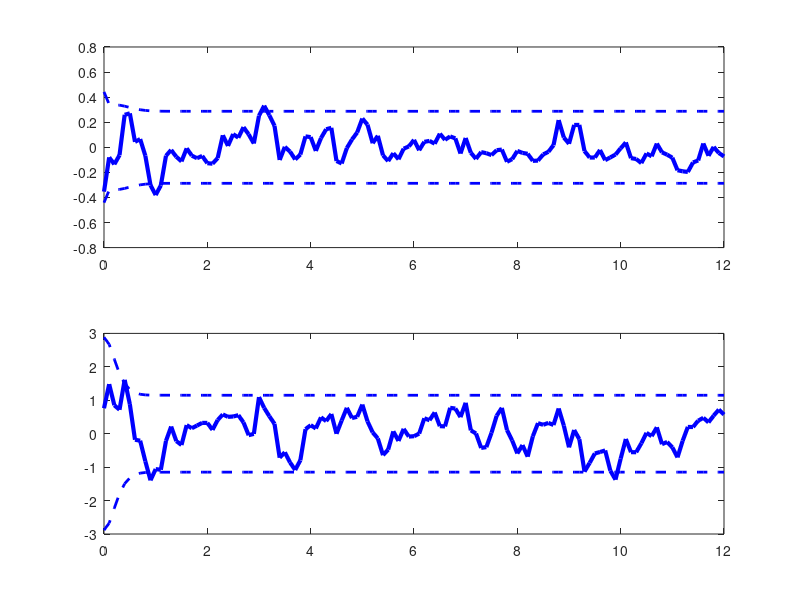
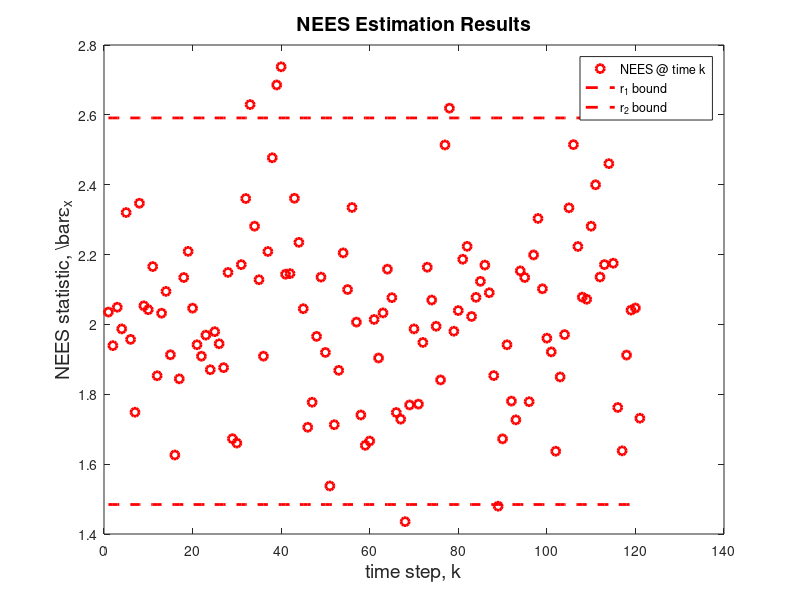
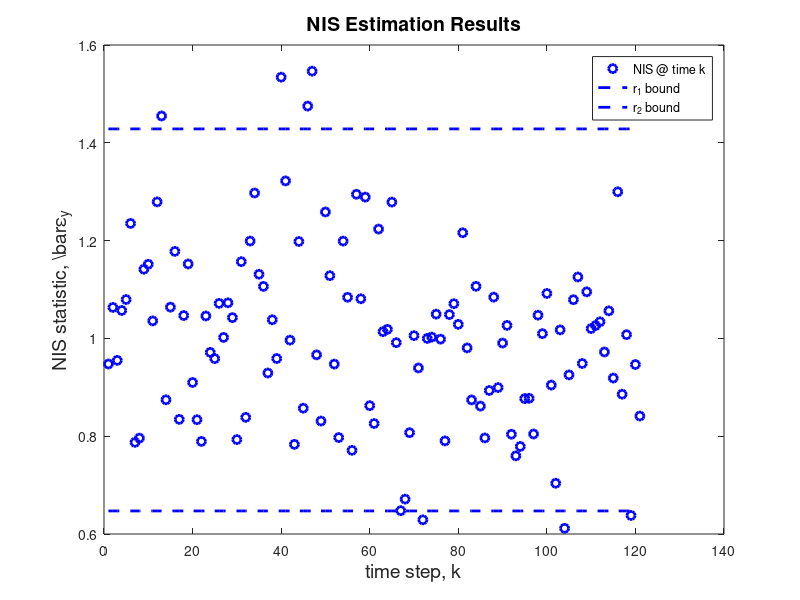

Reproduce these figures in MATLAB, in order.
%Lec29_1Drobotstatefilter.m
%%What happens if we use wrong process noise model and/or dynamics?
%%-->look at NEES and NIS results
%%%CASES: look at
%%%--just ~right: Qkf = Qtrue or close (e.g. ignoring off diagonals)
%%%--too pessimistic: Qkf = diag([0.5 1]) when Wtilde = 1
%%%--too optimisitic: Qkf = diag([5e-6 1e-4]) when Wtilde = 1; 

clc,clear,close all
rng(100)

m0 = [0,0];
P0 = 2*eye(2);


%%True CT Model spec

%%%---Model A: simple NCV kinematics, no velocity drag terms
A = [0 1;
     0 0];
B = [0;1];
Gamma = [0;1];
C = [1 0];
Wtilde = 1; % *ACTUAL* AWG process noise intensity: (m/s^2)^2
Vtilde = 0.005; %AWG measurement noise intensity: m^2

%%%---Model B: NCV kinematics with velocity drag term
% bdrag = -2; 
% A = [0  1;
%      0 bdrag];
% B = [0;1];
% Gamma = [0;1];
% C = [1 0];
% Wtilde = 0.05; % *ACTUAL* AWG process noise intensity: (m/s^2)^2
% Vtilde = 0.005; %AWG measurement noise intensity: m^2


CTsys = ss(A,B,C,0);
%%DT model conversion
deltaT = 0.1

%%Use c2d to cheat/convert parts of model
% %F = [1 deltaT;
% %     0  1];
% %G = [0.5*deltaT^2;
% %       deltaT];
% %H = C;
DTsys = c2d(CTsys,deltaT,'zoh');
F = DTsys.a;
G = DTsys.b;
H = DTsys.c;

%%Use Van Loan method to find covariance of process noise
M = deltaT*[-A, Gamma*Wtilde*Gamma';
            zeros(size(A)), A']
matrexp_M = expm(M)        
invFQblock = matrexp_M(1:2,3:4);
Qtrue = F*invFQblock
%%Find the measurement noise covariance
Rtrue = Vtilde / deltaT


%%Open-loop Control input
tvec = 0:deltaT:12;
u = 2*cos(0.75*tvec); %acceleration input

%% Run chi-square tests on simulated filtering runs:
%%Specify KF model of dynamics:
%%% *----* MAY BE MISMATCHED TO ACTUAL SYSTEM MODEL !!! *----*%%%
Fkf = [1 deltaT;
    0     1];
Gkf =  [0.5*deltaT^2;
        deltaT];
Hkf = [1 0];

%%%***Specify assumed DT noise covariances for KF:
%%%MAY BE MISMATCHED TO ACTUAL VALUES !!! ***
Qkf = Qtrue;%diag([5e-3 1e-3 ]);% diag([0.5 1])% Qtrue;%  %%treat this as the main tuning knob
Rkf = Rtrue; %%assume we can get this from sensor specs

Nsimruns = 50
NEESsamps = zeros(Nsimruns,length(tvec));
NISsamps = zeros(Nsimruns,length(tvec));

for ss=1:Nsimruns
    %%%1. %%Generate true trajectory and measurements from system
    
    xk_truehist = zeros(2,length(tvec));
    ykhist = zeros(1,length(tvec));
    xk = mvnrnd(m0,P0); %sample initial robot state
    for jj=1:length(tvec)
        
        wk = mvnrnd(zeros(1,2),Qtrue);
        xkp1 = F*xk' + G*u(jj) + wk';
        vkp1 = mvnrnd(zeros(1,1),Rtrue)';
        ykp1 = H*xkp1 + vkp1;
        
        xk_truehist(:,jj) = xkp1;
        ykhist(:,jj) = ykp1;
        xk = xkp1';
    end
    
    %%% 2. Kalman Filter equations with simple NCV model
    
    %%Run the Kalman filter updates
    mk = m0;
    Pk = P0;
    mk_filt_hist = zeros(2,length(tvec));
    Pk_filt_hist = zeros(2,2,length(tvec));
    innovk_hist = zeros(1,length(tvec));
    Pyyk_hist = zeros(1,1,length(tvec)); %%store measurement innovation covar
    NEESsshist = zeros(1,length(tvec));
    NISsshist = zeros(1,length(tvec));
    for jj=1:length(tvec)
        
        %%Perform prediction step
        mkp1_minus = F*mk' + G*u(jj);
        Pkp1_minus = F*Pk*F' + Qkf;
        
        %%Compute Kalman gain
        Pyykp1 = H*Pkp1_minus*H' + Rtrue;
        Pyykp1 = 0.5*(Pyykp1 + Pyykp1');
        Kkp1 = Pkp1_minus*H'/(H*Pkp1_minus*H' + Rtrue);
        %%Perform measurement update step
        ykp1_report = ykhist(:,jj); %simulate the reporting of data from sensor
        ykp1_pred = H*mkp1_minus; %predicted measurement
        innov_kp1 = ykp1_report - ykp1_pred; %compute meas innovation
        mkp1_plus = mkp1_minus + Kkp1*innov_kp1; %compute update to state mean
        Pkp1_plus = (eye(2) - Kkp1*H)*Pkp1_minus; %compute update to covar
        
        mk = mkp1_plus';
        mk_filt_hist(:,jj) = mkp1_plus;
        Pk = Pkp1_plus;
        Pk_filt_hist(:,:,jj)= Pkp1_plus;
        innovk_hist(:,jj) = innov_kp1;
        
        %%Compute and store NEES and NIS statistics:
        invPkp1 = inv(Pkp1_plus);
        invPyykp1 = inv(Pyykp1);
        NEESsshist(jj) = ...
            (xk_truehist(:,jj) - mkp1_plus)'*invPkp1*(xk_truehist(:,jj) - mkp1_plus);
        NISsshist(jj) = innov_kp1'*invPyykp1*innov_kp1;                
    end
    NEESsamps(ss,:) = NEESsshist;
    NISsamps(ss,:) = NISsshist;
    
    %%sanity check:
    %Plot state estimation errors versus time
    figure(5),
    clf
    subplot(211)
    plot(tvec,xk_truehist(1,:)-mk_filt_hist(1,:),'b','LineWidth',3), hold on
    plot(tvec,2*sqrt(squeeze(Pk_filt_hist(1,1,:))'),'b--','LineWidth',2)
    plot(tvec,-2*sqrt(squeeze(Pk_filt_hist(1,1,:))'),'b--','LineWidth',2)
    subplot(212)
    plot(tvec,xk_truehist(2,:)-mk_filt_hist(2,:),'b','LineWidth',3), hold on
    plot(tvec,2*sqrt(squeeze(Pk_filt_hist(2,2,:))'),'b--','LineWidth',2)
    plot(tvec,-2*sqrt(squeeze(Pk_filt_hist(2,2,:))'),'b--','LineWidth',2)
    
end

%%DO NEES TEST:
epsNEESbar = mean(NEESsamps,1);
alphaNEES = 0.05; %%significance level
Nnx = Nsimruns*length(Fkf);
%%compute intervals:
r1x = chi2inv(alphaNEES/2, Nnx )./ Nsimruns
r2x = chi2inv(1-alphaNEES/2, Nnx )./ Nsimruns
figure(80)
plot(epsNEESbar,'ro','MarkerSize',6,'LineWidth',2),hold on
plot(r1x*ones(size(epsNEESbar)),'r--','LineWidth',2)
plot(r2x*ones(size(epsNEESbar)),'r--','LineWidth',2)
ylabel('NEES statistic, \bar{\epsilon}_x','FontSize',14)
xlabel('time step, k','FontSize',14)
title('NEES Estimation Results','FontSize',14)
legend('NEES @ time k', 'r_1 bound', 'r_2 bound')

%%DO NIS TEST:
epsNISbar = mean(NISsamps,1);
alphaNIS = 0.05; 
Nny = Nsimruns*size(H,1);
%%compute intervals:
r1y = chi2inv(alphaNIS/2, Nny )./ Nsimruns
r2y = chi2inv(1-alphaNIS/2, Nny )./ Nsimruns
figure(90)
plot(epsNISbar,'bo','MarkerSize',6,'LineWidth',2),hold on
plot(r1y*ones(size(epsNISbar)),'b--','LineWidth',2)
plot(r2y*ones(size(epsNISbar)),'b--','LineWidth',2)
ylabel('NIS statistic, \bar{\epsilon}_y','FontSize',14)
xlabel('time step, k','FontSize',14)
title('NIS Estimation Results','FontSize',14)
legend('NIS @ time k', 'r_1 bound', 'r_2 bound')

% figure(1), 
% suptitle(['1D Robot State Filtering Results for \Delta t = ',num2str(deltaT)])
% subplot(211)
% plot(tvec,mk_filt_hist(1,:),'b','LineWidth',3), hold on
% plot(tvec,mk_filt_hist(1,:)+2*sqrt(squeeze(Pk_filt_hist(1,1,:))'),'b--','LineWidth',2)
% plot(tvec,mk_filt_hist(1,:)-2*sqrt(squeeze(Pk_filt_hist(1,1,:))'),'b--','LineWidth',2)
% xlabel('time step, k','FontSize',18), ylabel('\xi_k (m)','FontSize',18),
% plot(tvec,xk_truehist(1,:),'k-o','LineWidth',1.5)
% %%%compare to prediction results
% plot(tvec,mk_pred_hist(1,:),'c','LineWidth',1.5), hold on
% plot(tvec,mk_pred_hist(1,:)+2*sqrt(squeeze(Pk_pred_hist(1,1,:))'),'c--','LineWidth',1.5)
% plot(tvec,mk_pred_hist(1,:)-2*sqrt(squeeze(Pk_pred_hist(1,1,:))'),'c--','LineWidth',1.5)
% ylim([-10 10])
% %%plot raw sensor data
% plot(tvec,ykhist(1,:),'kx','LineWidth',1.5,'MarkerSize',7)
% legend('filter mean \xi(k)','filter 2\sigma bounds','','truth',...
%         'mean pred \xi(k)','pred 2\sigma bounds','','y_k sensor data')
% 
% subplot(212)
% plot(tvec,mk_filt_hist(2,:),'r','LineWidth',3), hold on
% plot(tvec,mk_filt_hist(2,:)+2*sqrt(squeeze(Pk_filt_hist(2,2,:))'),'r--','LineWidth',2)
% plot(tvec,mk_filt_hist(2,:)-2*sqrt(squeeze(Pk_filt_hist(2,2,:))'),'r--','LineWidth',2)
% xlabel('time step, k','FontSize',18), ylabel('dot \xi_k (m/s)','FontSize',18),
% legend('mean dot \xi(k)','2\sigma bounds')
% plot(tvec,xk_truehist(2,:),'k-o','LineWidth',1.5)
% %%%compare to prediction results
% plot(tvec,mk_pred_hist(2,:),'m','LineWidth',1.5), hold on
% plot(tvec,mk_pred_hist(2,:)+2*sqrt(squeeze(Pk_pred_hist(1,1,:))'),'m--','LineWidth',1.5)
% plot(tvec,mk_pred_hist(2,:)-2*sqrt(squeeze(Pk_pred_hist(1,1,:))'),'m--','LineWidth',1.5)
% legend('filter mean dot \xi(k)','filter 2\sigma bounds','','truth',...
%         'mean pred dot \xi(k)','pred 2\sigma bounds','')
% ylim([-10 10])
% 
% %%Plot state estimation errors versus time
% figure(5), 
% suptitle(['1D Robot State Estimation Errors for \Delta t = ',num2str(deltaT)])
% subplot(211)
% plot(tvec,xk_truehist(1,:)-mk_filt_hist(1,:),'b','LineWidth',3), hold on
% plot(tvec,xk_truehist(1,:)-mk_filt_hist(1,:)+2*sqrt(squeeze(Pk_filt_hist(1,1,:))'),'b--','LineWidth',2)
% plot(tvec,xk_truehist(1,:)-mk_filt_hist(1,:)-2*sqrt(squeeze(Pk_filt_hist(1,1,:))'),'b--','LineWidth',2)
% xlabel('time step, k','FontSize',18), ylabel('\xi_k error (m)','FontSize',18),
% %%%compare to prediction results
% plot(tvec,xk_truehist(1,:)-mk_pred_hist(1,:),'c','LineWidth',1.5), hold on
% plot(tvec,xk_truehist(1,:)-mk_pred_hist(1,:)+2*sqrt(squeeze(Pk_pred_hist(1,1,:))'),'c--','LineWidth',1.5)
% plot(tvec,xk_truehist(1,:)-mk_pred_hist(1,:)-2*sqrt(squeeze(Pk_pred_hist(1,1,:))'),'c--','LineWidth',1.5)
% plot(tvec,zeros(length(xk_truehist(1,:))),'k-o')
% legend('filter error \xi(k)','filter 2\sigma bounds','',...
%         'pred error \xi(k)','pred 2\sigma bounds','','truth')
% ylim([-12 12])
% 
% subplot(212)
% plot(tvec,xk_truehist(2,:)-mk_filt_hist(2,:),'r','LineWidth',3), hold on
% plot(tvec,xk_truehist(2,:)-mk_filt_hist(2,:)+2*sqrt(squeeze(Pk_filt_hist(2,2,:))'),'r--','LineWidth',2)
% plot(tvec,xk_truehist(2,:)-mk_filt_hist(2,:)-2*sqrt(squeeze(Pk_filt_hist(2,2,:))'),'r--','LineWidth',2)
% xlabel('time step, k','FontSize',18), ylabel('dot \xi_k error (m/s)','FontSize',18),
% %%%compare to prediction results
% plot(tvec,xk_truehist(2,:)-mk_pred_hist(2,:),'m','LineWidth',1.5), hold on
% plot(tvec,xk_truehist(2,:)-mk_pred_hist(2,:)+2*sqrt(squeeze(Pk_pred_hist(1,1,:))'),'m--','LineWidth',1.5)
% plot(tvec,xk_truehist(2,:)-mk_pred_hist(2,:)-2*sqrt(squeeze(Pk_pred_hist(1,1,:))'),'m--','LineWidth',1.5)
% plot(tvec,zeros(length(xk_truehist(2,:))),'k-o')
% legend('filter error dot \xi(k)','filter 2\sigma bounds','',...
%         'pred error dot \xi(k)','pred 2\sigma bounds','','truth')
% ylim([-12 12])
% 
% figure(6)
% subplot(211)
% plot(tvec,xk_truehist(1,:),'k-o','LineWidth',1.5), hold on
% plot(tvec,ykhist(1,:),'rx','LineWidth',1.5,'MarkerSize',7)
% legend('true pos','y meas')
% xlabel('time step, k','FontSize',18), ylabel('\xi_k (m/s)','FontSize',18),
% subplot(212)
% plot(tvec,xk_truehist(2,:),'k-o','LineWidth',1.5), hold on
% legend('true vel')
% xlabel('time step, k','FontSize',18), ylabel('dot \xi_k (m/s)','FontSize',18),